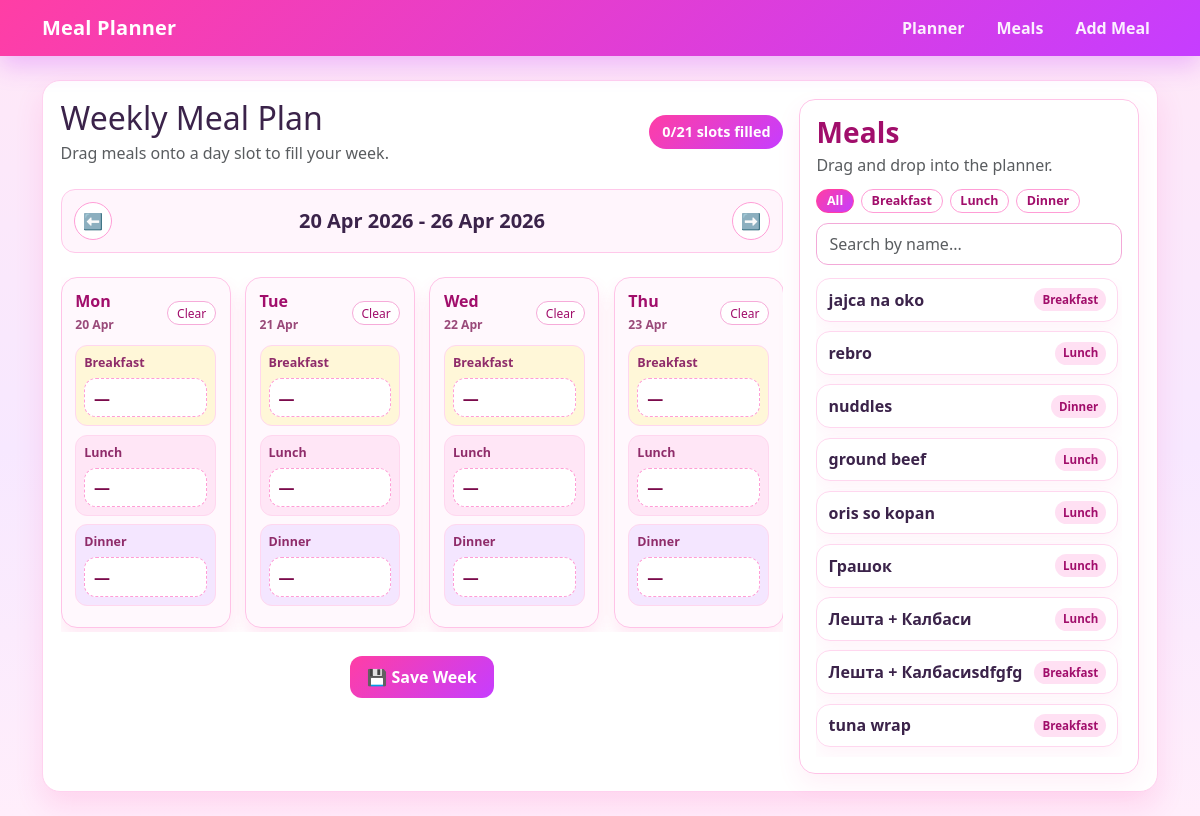
/planner?week=2026-04-20, run on the app's committed database.
### models.py (models this page shows)
class WeekPlan(db.Model):
    id = db.Column(db.Integer, primary_key=True)
    start_date = db.Column(db.Date)  # Monday

class Meal(db.Model):
    id = db.Column(db.Integer, primary_key=True)
    name = db.Column(db.String(100))
    category = db.Column(db.String(20))  # breakfast/lunch/dinner

### app.py (the view, shortened to what this page needs)
@app.route('/planner', methods=['GET', 'POST'])
def planner():
    week_param = request.args.get('week')
    if week_param:
        monday = date.fromisoformat(week_param)
    else:
        monday = get_monday()
    week = WeekPlan.query.filter_by(start_date=monday).first()
    if not week:
        week = WeekPlan(start_date=monday)
        db.session.add(week)
        db.session.commit()
    meals = Meal.query.all()
    plan_meals = PlanMeal.query.filter_by(week_id=week.id).all()
    plan_dict = {(pm.day_of_week, pm.meal_type): pm.meal_id for pm in plan_meals}
    week_days = []
    for day in range(7):
        current_date = monday + timedelta(days=day)
        week_days.append({
            "index": day,
            "short_name": current_date.strftime("%a"),
            "display_date": current_date.strftime("%d %b"),
            "iso_date": current_date.isoformat()
        })
    prev_week = monday - timedelta(days=7)
    next_week = monday + timedelta(days=7)
    return render_template(
        'planner.html',
        meals=meals,
        plan=plan_dict,
        monday=monday,
        week_end=monday + timedelta(days=6),
        week_days=week_days,
        today_iso=date.today().isoformat(),
        prev_week=prev_week,
        next_week=next_week,
        timedelta=timedelta
    )

### templates/planner.html (shortened to what this page needs)
{% extends 'base.html' %}
{% block content %}
{% set meal_types = ['breakfast', 'lunch', 'dinner'] %}
<div class="cute-card planner-panel planner-layout">
    <div class="planner-main">
        <div class="planner-header mb-4">
            <div>
                <h2 class="mb-1">Weekly Meal Plan</h2>
                <p class="text-muted mb-0">Drag meals onto a day slot to fill your week.</p>
            </div>
            <div class="planner-progress">
                <span id="selected-count">0</span>/21 slots filled
            </div>
        </div>
        <div class="d-flex justify-content-between align-items-center mb-4 week-switcher">
            <a class="nav-btn" href="/planner?week={{ prev_week }}">⬅️</a>
            <h5 class="m-0 fw-semibold">{{ monday.strftime('%d %b %Y') }} - {{ week_end.strftime('%d %b %Y') }}</h5>
            <a class="nav-btn" href="/planner?week={{ next_week }}">➡️</a>
        </div>
        <form method="POST" id="planner-form">
            <div class="planner-grid">
                {% for day_info in week_days %}
                <section class="day-card {% if day_info.iso_date == today_iso %}today-card{% endif %}" data-day-index="{{ day_info.index }}">
                    <div class="day-card-head">
                        <div>
                            <h6 class="mb-0">{{ day_info.short_name }}</h6>
                            <small class="day-date">{{ day_info.display_date }}</small>
                        </div>
                        <button type="button" class="btn btn-sm day-clear-btn">Clear</button>
                    </div>
                    <div class="meal-slot breakfast-slot drop-slot"
                         data-meal-type="breakfast"
                         data-day-index="{{ day_info.index }}">
                        <label>Breakfast</label>
                        <div class="slot-display" aria-live="polite">—</div>
                    </div>
                    <div class="meal-slot lunch-slot drop-slot"
                         data-meal-type="lunch"
                         data-day-index="{{ day_info.index }}">
                        <label>Lunch</label>
                        <div class="slot-display" aria-live="polite">—</div>
                    </div>
                    <div class="meal-slot dinner-slot drop-slot"
                         data-meal-type="dinner"
                         data-day-index="{{ day_info.index }}">
                        <label>Dinner</label>
                        <div class="slot-display" aria-live="polite">—</div>
                    </div>
                </section>
                {% endfor %}
            </div>
            <div class="planner-actions mt-4">
                <button class="btn-cute" type="submit">💾 Save Week</button>
            </div>
        </form>
    </div>
    <aside class="meal-library" aria-label="Meal library">
        <div class="meal-library-head">
            <h3 class="mb-1">Meals</h3>
            <p class="text-muted mb-0">Drag and drop into the planner.</p>
        </div>
        <div class="meal-library-controls">
            <div class="library-category-tabs" role="tablist" aria-label="Filter by category">
                <button type="button" class="lib-tab active" data-category="all">All</button>
                <button type="button" class="lib-tab" data-category="breakfast">Breakfast</button>
                <button type="button" class="lib-tab" data-category="lunch">Lunch</button>
                <button type="button" class="lib-tab" data-category="dinner">Dinner</button>
            </div>
            <input
                type="text"
                id="library-search"
                class="form-control library-search"
                placeholder="Search by name..."
            >
        </div>
        <div class="meal-library-list" id="meal-library-list">
            {% for meal in meals %}
            <div class="meal-draggable"
                 draggable="true"
                 data-meal-id="{{ meal.id }}"
                 data-category="{{ meal.category }}">
                <span class="meal-draggable-title">{{ meal.name }}</span>
                <span class="meal-draggable-cat">{{ meal.category|capitalize }}</span>
            </div>
            {% endfor %}
        </div>
    </aside>
</div>
{% endblock %}

### static/style.css (style rules this page uses)
body { background: linear-gradient(180deg, #ffe8f7 0%, #f7e8ff 55%, #ffeefb 100%); color: #3b234a; min-height: 100vh; }
.cute-card { background: #ffffff; border-radius: 18px; padding: 1.35rem; border: 1px solid #ffd2ef; box-shadow: 0 14px 28px rgba(255, 62, 165, 0.14); }
.week-switcher { border: 1px solid #ffc8ea; border-radius: 14px; padding: 0.75rem; background-color: #fff5fc; }
select, .form-control, .form-select { border-radius: 10px !important; border: 1px solid #f3a9d8 !important; }
.btn-cute { background: linear-gradient(135deg, #ff3ea5 0%, #c63dff 100%); color: #fff; border-radius: 12px; padding: 0.55rem 1.1rem; border: none; font-weight: 600; }
.nav-btn { width: 38px; height: 38px; display: inline-flex; align-items: center; justify-content: center; text-decoration: none; border-radius: 50%; border: 1px solid #ff9dd6; background-color: #ffffff; color: #a10e6b; }
.planner-panel { padding: 1.1rem; }
.planner-header { display: flex; align-items: center; justify-content: space-between; gap: 0.9rem; flex-wrap: wrap; }
.planner-progress { background: linear-gradient(135deg, #ff3ea5 0%, #c63dff 100%); color: #fff; padding: 0.4rem 0.8rem; border-radius: 999px; font-weight: 600; font-size: 0.9rem; }
.planner-grid { display: grid; grid-template-columns: repeat(7, minmax(170px, 1fr)); gap: 0.9rem; overflow-x: auto; padding-bottom: 0.25rem; scroll-snap-type: x mandatory; }
.day-card { background: #fff8fd; border: 1px solid #ffc3e7; border-radius: 16px; padding: 0.85rem; box-shadow: 0 10px 18px rgba(255, 62, 165, 0.12); min-width: 170px; scroll-snap-align: start; }
.day-card-head { display: flex; justify-content: space-between; align-items: center; margin-bottom: 0.65rem; }
.day-card h6 { color: #a10e6b; font-weight: 700; }
.day-date { color: #9a4a7a; font-weight: 600; font-size: 0.76rem; }
.day-clear-btn { border-radius: 999px; border: 1px solid #f6abd9; color: #a10e6b; background-color: #fff; font-size: 0.75rem; line-height: 1.1; padding: 0.28rem 0.55rem; }
.meal-slot { border: 1px solid #ffd7ef; border-radius: 12px; padding: 0.5rem; margin-bottom: 0.52rem; background-color: #fff; transition: 0.18s ease; }
.meal-slot label { display: block; font-size: 0.78rem; font-weight: 600; color: #8f2c6a; margin-bottom: 0.32rem; }
.breakfast-slot { background-color: #fff7d8; }
.lunch-slot { background-color: #ffe6f6; }
.dinner-slot { background-color: #f4e6ff; }
.drop-slot { cursor: pointer; }
.slot-display { margin-top: 0.32rem; padding: 0.42rem 0.55rem; border-radius: 12px; background: #fff; border: 1px dashed #ff9dd6; font-weight: 800; color: #7b0a4b; min-height: 34px; display: flex; align-items: center; }
.planner-layout { display: flex; gap: 1rem; align-items: flex-start; }
.planner-main { flex: 1 1 auto; min-width: 0; }
.meal-library { width: 340px; flex: 0 0 340px; border-radius: 16px; border: 1px solid #ffc3e7; background: rgba(255, 255, 255, 0.78); box-shadow: 0 10px 24px rgba(255, 62, 165, 0.08); padding: 1rem; position: sticky; top: 1rem; }
.meal-library-head h3 { font-weight: 900; letter-spacing: 0.2px; color: #a10e6b; }
.meal-library-controls { margin-top: 0.75rem; margin-bottom: 0.85rem; }
.library-category-tabs { display: flex; gap: 0.45rem; flex-wrap: wrap; margin-bottom: 0.6rem; }
.lib-tab { border-radius: 999px; border: 1px solid #ff9dd6; background-color: #ffffff; color: #a10e6b; font-size: 0.78rem; font-weight: 900; padding: 0.25rem 0.6rem; line-height: 1.1; transition: 0.16s ease; }
.lib-tab.active { border-color: #ff3ea5; background: linear-gradient(135deg, #ff3ea5 0%, #c63dff 100%); color: #fff; }
.library-search { border-radius: 12px !important; border: 1px solid #f3a9d8 !important; min-height: 42px; }
.meal-library-list { max-height: 66vh; overflow: auto; padding-right: 0.25rem; }
.meal-draggable { display: flex; align-items: center; justify-content: space-between; gap: 0.6rem; border: 1px solid #ffd7ef; background: #ffffff; border-radius: 14px; padding: 0.55rem 0.7rem; box-shadow: 0 8px 18px rgba(255, 62, 165, 0.06); margin-bottom: 0.6rem; user-select: none; cursor: grab; transition: 0.16s ease; }
.meal-draggable-title { font-weight: 900; color: #3b234a; }
.meal-draggable-cat { font-size: 0.72rem; font-weight: 900; color: #a10e6b; background-color: #ffe0f3; border-radius: 999px; padding: 0.18rem 0.5rem; white-space: nowrap; }
.planner-actions { display: flex; justify-content: center; }

### data on the page
WeekPlan: strftime "20 Apr 2026"
Meal: name "jajca na oko", category "Breakfast"
Meal: name "rebro", category "Lunch"
Meal: name "nuddles", category "Dinner"
Meal: name "ground beef", category "Lunch"
Meal: name "oris so kopan", category "Lunch"
Meal: name "Грашок", category "Lunch"
Meal: name "Лешта + Калбаси", category "Lunch"
Meal: name "Лешта + Калбасиsdfgfg", category "Breakfast"
Meal: name "tuna wrap", category "Breakfast"

### other printed values
{{ week_end.strftime('%d %b %Y') }} "26 Apr 2026"
{{ day_info.short_name }} "Mon" "Tue" "Wed" "Thu"
{{ day_info.display_date }} "20 Apr" "21 Apr" "22 Apr" "23 Apr"
